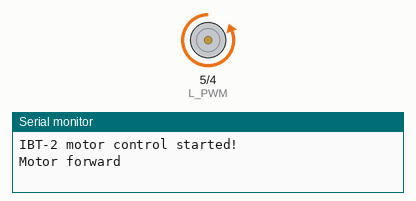
Recording of a sketch running on a simulated Arduino Nano, built with avr-gcc and run on an emulated ATmega328P. On the bench: motor-driver pin pairs drawn as motors (green arrow = first pin HIGH = forward, orange = second pin HIGH = backward, longer = more drive), the last lines printed to the serial monitor.

Above: at 1.0 s.
At 4.0 s:
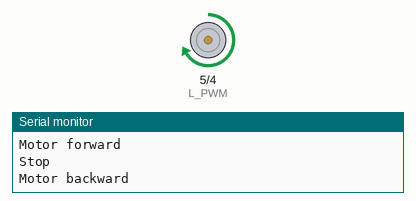
At 6.0 s:
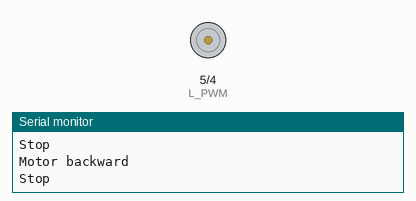
Timing chart, 0 to 9.1 s (numbered marks = the images above):
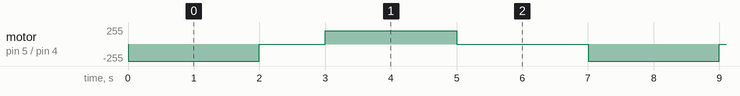

The sketch:

stirrer_dc.ino
```cpp
// IBT-2 Motor Driver control with Arduino Nano
#define R_PWM 4   // Right PWM pin (forward)
#define L_PWM 5   // Left PWM pin (reverse)

void setup() {
  pinMode(R_PWM, OUTPUT);
  pinMode(L_PWM, OUTPUT);
  Serial.begin(9600);
  Serial.println("IBT-2 motor control started!");
}

void loop() {
  // Rotate forward
  Serial.println("Motor forward");
  setMotor(200);  // Speed 200/255
  delay(2000);

  // Stop
  Serial.println("Stop");
  setMotor(0);
  delay(1000);

  // Rotate backward
  Serial.println("Motor backward");
  setMotor(-200);
  delay(2000);

  // Stop
  Serial.println("Stop");
  setMotor(0);
  delay(2000);
}

// Control motor speed and direction
// speed: -255 to 255
void setMotor(int speed) {
  if (speed > 0) {
    analogWrite(R_PWM, speed);
    analogWrite(L_PWM, 0);
  } else if (speed < 0) {
    analogWrite(R_PWM, 0);
    analogWrite(L_PWM, -speed);
  } else {
    // Stop motor
    analogWrite(R_PWM, 0);
    analogWrite(L_PWM, 0);
  }
}
```

Measured:
- by itself, motor on pin 5 (L_PWM) / pin 4 (R_PWM): repeats every 7.0 s: stopped 1.0 s, forward 200/255 2.0 s, stopped 2.0 s, backward 255/255 2.0 s
